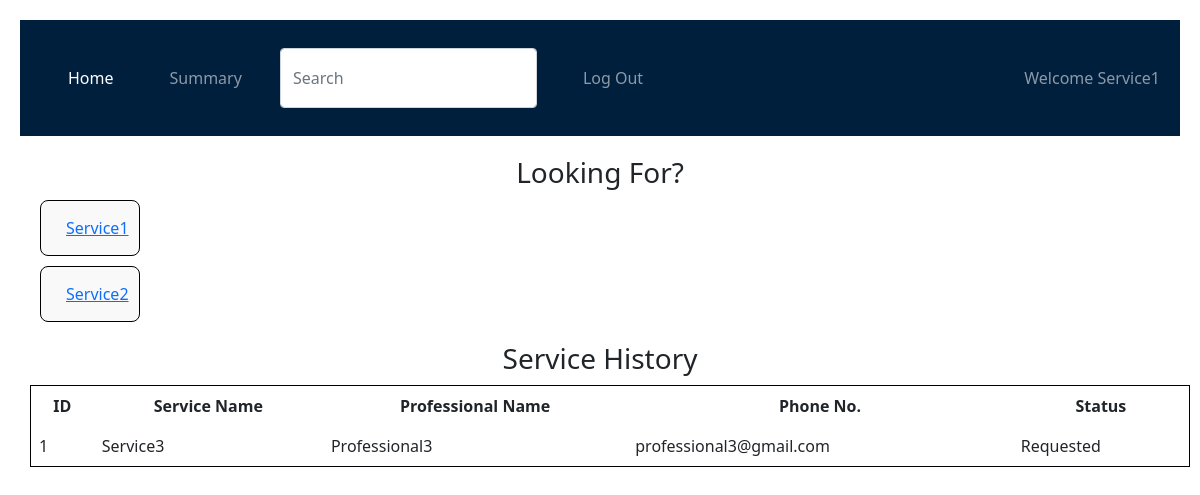
The app's page /cust_dashboard/Service1 with its own data.
### backend/models.py (models this page shows)
class Service(db.Model):
	__tablename__="service"
	id=db.Column(db.Integer,primary_key=True)
	name=db.Column(db.String,nullable=False)
	price=db.Column(db.Float,nullable=False,default=0.0)
	time_required=db.Column(db.Integer,default=0)
	description=db.Column(db.String,nullable=False)
	service_req=db.relationship("Service_Request",cascade="all,delete",backref="service",lazy=True)
	service_prof=db.relationship("Professional",cascade="all,delete",backref="services",lazy=True)

class Service_Request(db.Model):
	__tablename__="service_request"
	id=db.Column(db.Integer,primary_key=True)
	service_name=db.Column(db.String,nullable=False)
	service_id=db.Column(db.Integer,db.ForeignKey("service.id"),nullable=False)
	customer_id=db.Column(db.Integer,db.ForeignKey("user.id"),nullable=False)
	professional_id=db.Column(db.Integer,db.ForeignKey("professional.id"),nullable=False)
	dor=db.Column(db.DateTime,nullable=False)
	doc=db.Column(db.DateTime)
	status=db.Column(db.String,default="Requested")
	additional_request=db.Column(db.String)
	feedback=db.Column(db.String)

class Professional(db.Model):
	__tablename__="professional"
	id=db.Column(db.Integer,primary_key=True)
	email=db.Column(db.String,unique=True,nullable=False)
	password=db.Column(db.String,nullable=False)
	role=db.Column(db.Integer,nullable=False, default=2)
	name=db.Column(db.String,nullable=False)
	service=db.Column(db.String,nullable=False)
	service_id=db.Column(db.Integer,db.ForeignKey("service.id"),nullable=False)
	experience=db.Column(db.Integer,nullable=False)
	address=db.Column(db.String,nullable=False)
	pin_code=db.Column(db.Integer,nullable=False)
	rating=db.Column(db.Float,default=0.0)
	resume_url=db.Column(db.String,nullable=False)
	is_approved=db.Column(db.String,default="No")
	service_req=db.relationship("Service_Request",cascade="all,delete",backref="professional",lazy=True)

### backend/controllers.py (the view)
@app.route("/cust_dashboard/<name>")
def cust_dashboard(name):
    services=get_services()
    service_requests=get_requests()
    return render_template("cust_dashboard.html",name=name,services=services,service_requests=service_requests)

### backend/controllers.py (called while the page is built)
def get_services():
    services=Service.query.all()
    return services

def get_requests():
    service_requests=Service_Request.query.all()
    return service_requests

### templates/cust_dashboard.html (shortened to what this page needs)
{% extends "cust_layout.html" %}
{% block content %}
    <div class="section">
        {% if services %}
        <h3>Looking For?</h3>
        <div class="service-options">
            {% for service in services %}
            <div><a href="/request_service/{{service.id}}/{{name}}">{{service.name}}</a></div>
            {% endfor %}
        </div>
        {% else %}
            <h3 class="center">No services available</h3>
        {% endif %}
    </div>
    <div class="section">
        <h3>Service History</h3>
        {% if service_requests %}
        <table>
            <thead>
                <tr>
                    <th>ID</th>
                    <th>Service Name</th>
                    <th>Professional Name</th>
                    <th>Phone No.</th>
                    <th>Status</th>
                </tr>
            </thead>
            <tbody>
                {% for service_request in service_requests %}
                <tr>
                    <td>{{service_request.id}}</td>
                    <td>{{service_request.service_name}}</td>
                    <td>{{service_request.professional.name}}</td>
                    <td>{{service_request.professional.email}}</td>
                    <td>{{service_request.status}}</td>
                </tr>
                {% endfor %}
            </tbody>
        </table>
        {% else %}
            <h3 class="center">No service history available</h3>
        {% endif %}
    </div>
    {% endblock content %}

### static/styles/main.css (style rules this page uses)
* { margin: 10px; }
body { font-family: Arial, sans-serif; margin: 20px; text-align: center; }
.section { margin-top: 20px; }
table { width: 100%; border-collapse: collapse; margin-top: 10px; }
table, th, td { border: 1px solid black; }
th, td { padding: 8px; text-align: left; }
.service-options div { padding: 15px; border: 1px solid black; border-radius: 8px; width: 100px; cursor: pointer; background-color: #f9f9f9; }

### records on screen
Service: name "Service1"
Service: name "Service2"
Service_Request: id "1", service_name "Service3", professional.name "Professional3", professional.email "professional3@gmail.com", status "Requested"

### other values on screen
{{ name }} "Service1"
